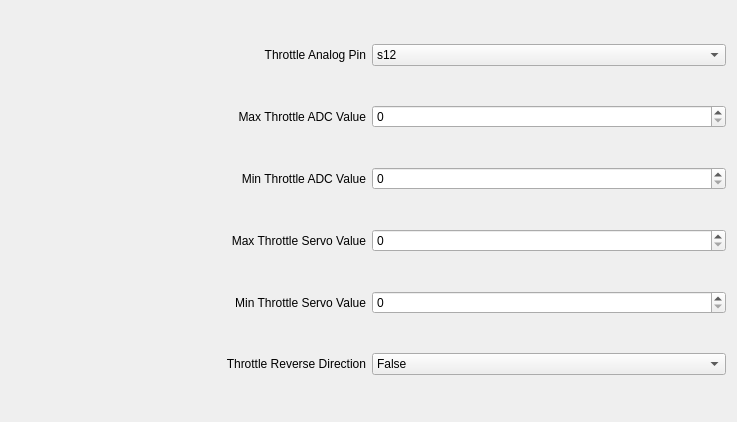
             <widget class="QWidget" name="scrollAreaWidgetContents_19">
              <property name="geometry">
               <rect>
                <x>0</x>
                <y>0</y>
                <width>737</width>
                <height>422</height>
               </rect>
              </property>
              <layout class="QGridLayout" name="gridLayout_20">
               <item row="0" column="0">
                <layout class="QHBoxLayout" name="horizontalLayout_61">
                 <item>
                  <widget class="QLabel" name="label_61">
                   <property name="text">
                    <string>Throttle Analog Pin</string>
                   </property>
                   <property name="alignment">
                    <set>Qt::AlignRight|Qt::AlignTrailing|Qt::AlignVCenter</set>
                   </property>
                  </widget>
                 </item>
                 <item>
                  <widget class="QComboBox" name="throttle_an_pin">
                   <property name="currentIndex">
                    <number>3</number>
                   </property>
                   <item>
                    <property name="text">
                     <string>s1</string>
                    </property>
                   </item>
                   <item>
                    <property name="text">
                     <string>s10</string>
                    </property>
                   </item>
                   <item>
                    <property name="text">
                     <string>s11</string>
                    </property>
                   </item>
                   <item>
                    <property name="text">
                     <string>s12</string>
                    </property>
                   </item>
                   <item>
                    <property name="text">
                     <string>s13</string>
                    </property>
                   </item>
                   <item>
                    <property name="text">
                     <string>s14</string>
                    </property>
                   </item>
                   <item>
                    <property name="text">
                     <string>s15</string>
                    </property>
                   </item>
                  </widget>
                 </item>
                </layout>
               </item>
               <item row="2" column="0">
                <layout class="QHBoxLayout" name="horizontalLayout_62">
                 <item>
                  <widget class="QLabel" name="label_62">
                   <property name="text">
                    <string>Max Throttle ADC Value</string>
                   </property>
                   <property name="alignment">
                    <set>Qt::AlignRight|Qt::AlignTrailing|Qt::AlignVCenter</set>
                   </property>
                  </widget>
                 </item>
                 <item>
                  <widget class="QSpinBox" name="max_throttle_adc">
                   <property name="minimum">
                    <number>0</number>
                   </property>
                   <property name="maximum">
                    <number>65535</number>
                   </property>
                   <property name="value">
                    <number>0</number>
                   </property>
                  </widget>
                 </item>
                </layout>
               </item>
               <item row="5" column="0">
                <layout class="QHBoxLayout" name="horizontalLayout_63">
                 <item>
                  <widget class="QLabel" name="label_63">
                   <property name="text">
                    <string>Max Throttle Servo Value</string>
                   </property>
                   <property name="alignment">
                    <set>Qt::AlignRight|Qt::AlignTrailing|Qt::AlignVCenter</set>
                   </property>
                  </widget>
                 </item>
                 <item>
                  <widget class="QSpinBox" name="max_throttle_servo">
                   <property name="maximum">
                    <number>65535</number>
                   </property>
                  </widget>
                 </item>
                </layout>
               </item>
               <item row="7" column="0">
                <layout class="QHBoxLayout" name="horizontalLayout_93">
                 <item>
                  <widget class="QLabel" name="label_93">
                   <property name="text">
                    <string>Throttle Reverse Direction</string>
                   </property>
                   <property name="alignment">
                    <set>Qt::AlignRight|Qt::AlignTrailing|Qt::AlignVCenter</set>
                   </property>
                  </widget>
                 </item>
                 <item>
                  <widget class="QComboBox" name="throttle_reverse">
                   <property name="currentIndex">
                    <number>1</number>
                   </property>
                   <item>
                    <property name="text">
                     <string>True</string>
                    </property>
                   </item>
                   <item>
                    <property name="text">
                     <string>False</string>
                    </property>
                   </item>
                  </widget>
                 </item>
                </layout>
               </item>
               <item row="3" column="0">
                <layout class="QHBoxLayout" name="horizontalLayout_67">
                 <item>
                  <widget class="QLabel" name="label_67">
                   <property name="text">
                    <string>Min Throttle ADC Value</string>
                   </property>
                   <property name="alignment">
                    <set>Qt::AlignRight|Qt::AlignTrailing|Qt::AlignVCenter</set>
                   </property>
                  </widget>
                 </item>
                 <item>
                  <widget class="QSpinBox" name="min_throttle_adc">
                   <property name="maximum">
                    <number>65535</number>
                   </property>
                  </widget>
                 </item>
                </layout>
               </item>
               <item row="6" column="0">
                <layout class="QHBoxLayout" name="horizontalLayout_71">
                 <item>
                  <widget class="QLabel" name="label_71">
                   <property name="text">
                    <string>Min Throttle Servo Value</string>
                   </property>
                   <property name="alignment">
                    <set>Qt::AlignRight|Qt::AlignTrailing|Qt::AlignVCenter</set>
                   </property>
                  </widget>
                 </item>
                 <item>
                  <widget class="QSpinBox" name="min_throttle_servo">
                   <property name="maximum">
                    <number>65535</number>
                   </property>
                  </widget>
                 </item>
                </layout>
               </item>
              </layout>
             </widget>
